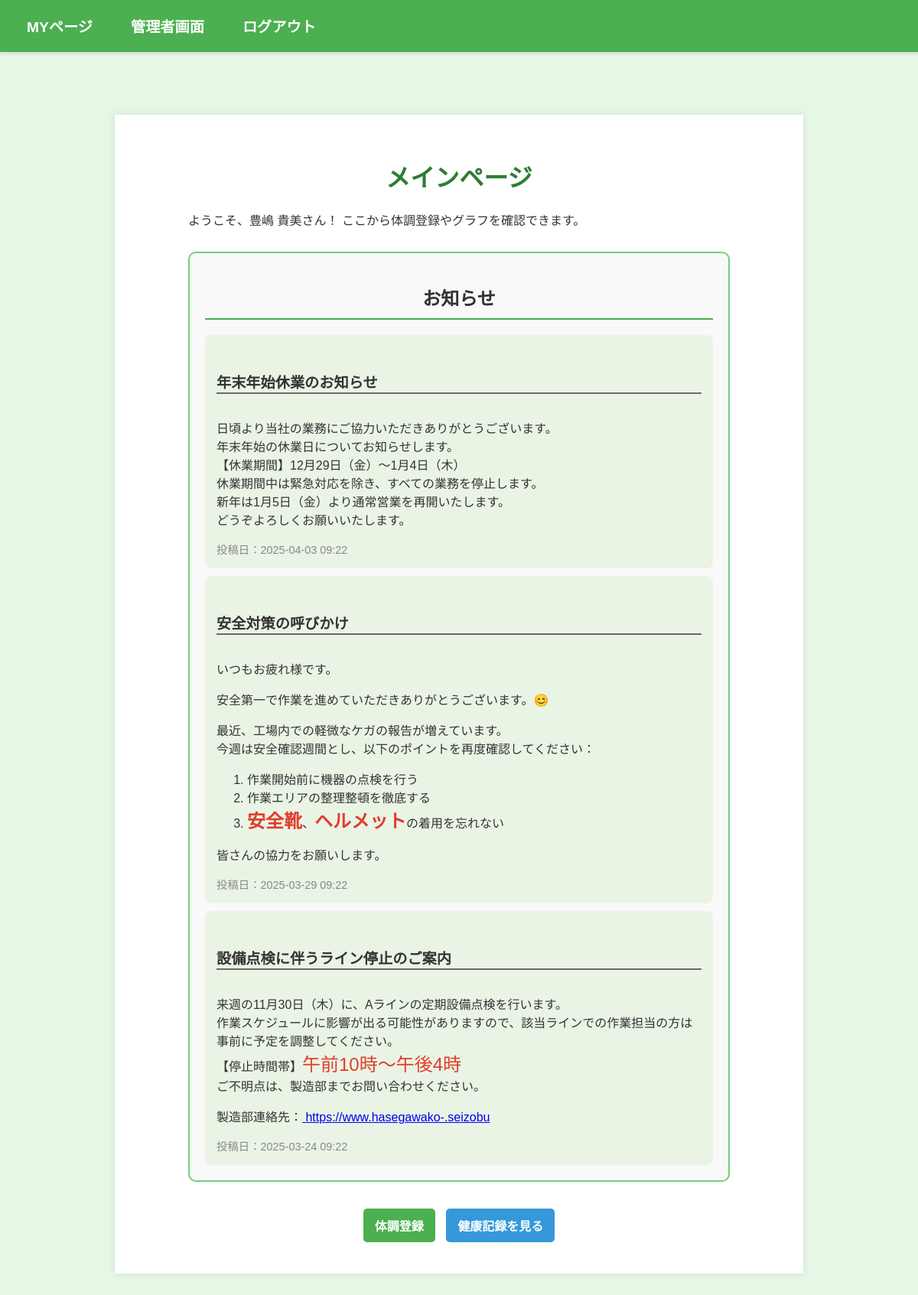
The page /index (signed in) on the database as committed earlier.
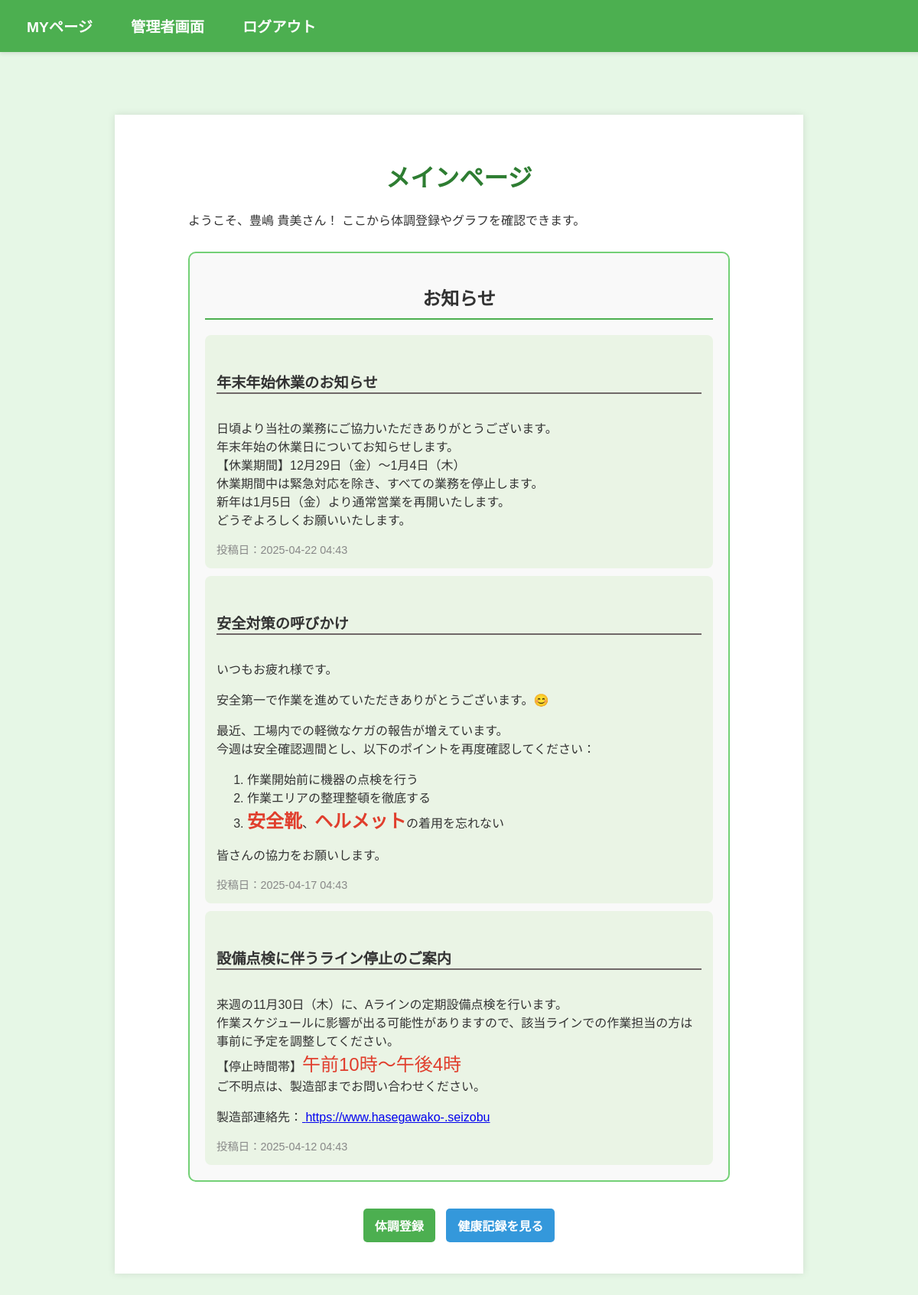
The same page on the database as committed later.
### models.py (models this page shows)
class Announcement(db.Model):
    id = db.Column(db.Integer, primary_key=True)
    title = db.Column(db.String(100), nullable=False)
    content = db.Column(db.Text, nullable=False)
    date = db.Column(db.DateTime, default=lambda: datetime.now(timezone('Asia/Tokyo')))

### routes.py (the view)
@app.route('/index')
@login_required
def index():
    announcements = Announcement.query.all()  # すべてのお知らせを取得
    return render_template('index.html', announcements=announcements)

### routes.py (called while the page is built)
@login_manager.user_loader
def load_user(user_id):
    return User.query.get(int(user_id))

### templates/index.html (shortened to what this page needs)
{% extends "base.html" %}
{% block content %}
<div class="container text-center main-page">
    <h1 class="mb-4">メインページ</h1>
    <div class="alert alert-info" role="alert">
        <p>ようこそ、<span>{{ current_user.name }}</span>さん！ ここから体調登録やグラフを確認できます。</p>
    </div>
    {% if announcements %}
        <div class="alert alert-warning custom-announcements" role="alert">
            <h2 class="announcement-title">お知らせ</h2>
            {% for announcement in announcements %}
                <div class="announcement-item mb-3">
                    <h5 class="announcement-item-title">{{ announcement.title }}</h5>
                    <p class="announcement-item-content">{{ announcement.content|safe }}</p>
                    <small class="text-muted announcement-item-date">投稿日：{{ announcement.date.strftime('%Y-%m-%d %H:%M') }}</small>
                </div>
            {% endfor %}
        </div>
    {% else %}
        <p class="text-muted">現在お知らせはありません。</p>
    {% endif %}
    <div class="button-group my-4">
        <a href="{{ url_for('register_health') }}" class="btn btn-primary btn-lg mb-3">
             体調登録
        </a>
        <a href="{{ url_for('employee_graph', employee_id=current_user.id) }}" class="btn btn-secondary btn-lg mb-3">
             健康記録を見る
        </a>
    </div>
</div>
{% endblock %}

Rows that differ between the two databases and show on the page:
changed Announcement "年末年始休業のお知らせ": date "2025-04-03 09:22" → "2025-04-22 04:43"
changed Announcement "安全対策の呼びかけ": date "2025-03-29 09:22" → "2025-04-17 04:43"
changed Announcement "設備点検に伴うライン停止のご案内": date "2025-03-24 09:22" → "2025-04-12 04:43"
